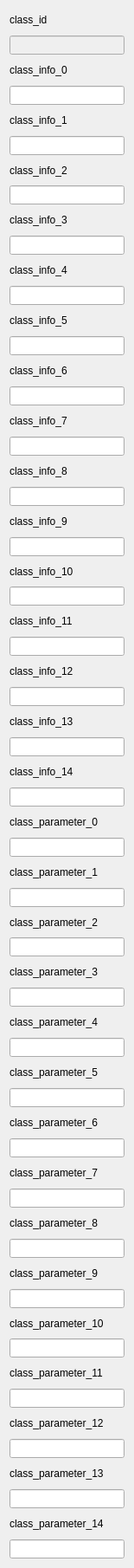
       <widget class="QWidget" name="scrollAreaWidgetContents_4">
        <property name="geometry">
         <rect>
          <x>-84</x>
          <y>0</y>
          <width>155</width>
          <height>1810</height>
         </rect>
        </property>
        <layout class="QVBoxLayout" name="verticalLayout_17">
         <item>
          <widget class="QLabel" name="lbl_class_id">
           <property name="text">
            <string>class_id</string>
           </property>
          </widget>
         </item>
         <item>
          <widget class="QLineEdit" name="txt_class_id">
           <property name="enabled">
            <bool>false</bool>
           </property>
          </widget>
         </item>
         <item>
          <widget class="QLabel" name="lbl_class_info_0">
           <property name="text">
            <string>class_info_0</string>
           </property>
          </widget>
         </item>
         <item>
          <widget class="QLineEdit" name="txt_class_info_0"/>
         </item>
         <item>
          <widget class="QLabel" name="lbl_class_info_1">
           <property name="text">
            <string>class_info_1</string>
           </property>
          </widget>
         </item>
         <item>
          <widget class="QLineEdit" name="txt_class_info_1"/>
         </item>
         <item>
          <widget class="QLabel" name="lbl_class_info_2">
           <property name="text">
            <string>class_info_2</string>
           </property>
          </widget>
         </item>
         <item>
          <widget class="QLineEdit" name="txt_class_info_2"/>
         </item>
         <item>
          <widget class="QLabel" name="lbl_class_info_3">
           <property name="text">
            <string>class_info_3</string>
           </property>
          </widget>
         </item>
         <item>
          <widget class="QLineEdit" name="txt_class_info_3"/>
         </item>
         <item>
          <widget class="QLabel" name="lbl_class_info_4">
           <property name="text">
            <string>class_info_4</string>
           </property>
          </widget>
         </item>
         <item>
          <widget class="QLineEdit" name="txt_class_info_4"/>
         </item>
         <item>
          <widget class="QLabel" name="lbl_class_info_5">
           <property name="text">
            <string>class_info_5</string>
           </property>
          </widget>
         </item>
         <item>
          <widget class="QLineEdit" name="txt_class_info_5"/>
         </item>
         <item>
          <widget class="QLabel" name="lbl_class_info_6">
           <property name="text">
            <string>class_info_6</string>
           </property>
          </widget>
         </item>
         <item>
          <widget class="QLineEdit" name="txt_class_info_6"/>
         </item>
         <item>
          <widget class="QLabel" name="lbl_class_info_7">
           <property name="text">
            <string>class_info_7</string>
           </property>
          </widget>
         </item>
         <item>
          <widget class="QLineEdit" name="txt_class_info_7"/>
         </item>
         <item>
          <widget class="QLabel" name="lbl_class_info_8">
           <property name="text">
            <string>class_info_8</string>
           </property>
          </widget>
         </item>
         <item>
          <widget class="QLineEdit" name="txt_class_info_8"/>
         </item>
         <item>
          <widget class="QLabel" name="lbl_class_info_9">
           <property name="text">
            <string>class_info_9</string>
           </property>
          </widget>
         </item>
         <item>
          <widget class="QLineEdit" name="txt_class_info_9"/>
         </item>
         <item>
          <widget class="QLabel" name="lbl_class_info_10">
           <property name="text">
            <string>class_info_10</string>
           </property>
          </widget>
         </item>
         <item>
          <widget class="QLineEdit" name="txt_class_info_10"/>
         </item>
         <item>
          <widget class="QLabel" name="lbl_class_info_11">
           <property name="text">
            <string>class_info_11</string>
           </property>
          </widget>
         </item>
         <item>
          <widget class="QLineEdit" name="txt_class_info_11"/>
         </item>
         <item>
          <widget class="QLabel" name="lbl_class_info_12">
           <property name="text">
            <string>class_info_12</string>
           </property>
          </widget>
         </item>
         <item>
          <widget class="QLineEdit" name="txt_class_info_12"/>
         </item>
         <item>
          <widget class="QLabel" name="lbl_class_info_13">
           <property name="text">
            <string>class_info_13</string>
           </property>
          </widget>
         </item>
         <item>
          <widget class="QLineEdit" name="txt_class_info_13"/>
         </item>
         <item>
          <widget class="QLabel" name="lbl_class_info_14">
           <property name="text">
            <string>class_info_14</string>
           </property>
          </widget>
         </item>
         <item>
          <widget class="QLineEdit" name="txt_class_info_14"/>
         </item>
         <item>
          <widget class="QLabel" name="lbl_class_parameter_0">
           <property name="text">
            <string>class_parameter_0</string>
           </property>
          </widget>
         </item>
         <item>
          <widget class="QLineEdit" name="txt_class_parameter_0"/>
         </item>
         <item>
          <widget class="QLabel" name="lbl_class_parameter_1">
           <property name="text">
            <string>class_parameter_1</string>
           </property>
          </widget>
         </item>
         <item>
          <widget class="QLineEdit" name="txt_class_parameter_1"/>
         </item>
         <item>
          <widget class="QLabel" name="lbl_class_parameter_2">
           <property name="text">
            <string>class_parameter_2</string>
           </property>
          </widget>
         </item>
         <item>
          <widget class="QLineEdit" name="txt_class_parameter_2"/>
         </item>
         <item>
          <widget class="QLabel" name="lbl_class_parameter_3">
           <property name="text">
            <string>class_parameter_3</string>
           </property>
          </widget>
         </item>
         <item>
          <widget class="QLineEdit" name="txt_class_parameter_3"/>
         </item>
         <item>
          <widget class="QLabel" name="lbl_class_parameter_4">
           <property name="text">
            <string>class_parameter_4</string>
           </property>
          </widget>
         </item>
         <item>
          <widget class="QLineEdit" name="txt_class_parameter_4"/>
         </item>
         <item>
          <widget class="QLabel" name="lbl_class_parameter_5">
           <property name="text">
            <string>class_parameter_5</string>
           </property>
          </widget>
         </item>
         <item>
          <widget class="QLineEdit" name="txt_class_parameter_5"/>
         </item>
         <item>
          <widget class="QLabel" name="lbl_class_parameter_6">
           <property name="text">
            <string>class_parameter_6</string>
           </property>
          </widget>
         </item>
         <item>
          <widget class="QLineEdit" name="txt_class_parameter_6"/>
         </item>
         <item>
          <widget class="QLabel" name="lbl_class_parameter_7">
           <property name="text">
            <string>class_parameter_7</string>
           </property>
          </widget>
         </item>
         <item>
          <widget class="QLineEdit" name="txt_class_parameter_7"/>
         </item>
         <item>
          <widget class="QLabel" name="lbl_class_parameter_8">
           <property name="text">
            <string>class_parameter_8</string>
           </property>
          </widget>
         </item>
         <item>
          <widget class="QLineEdit" name="txt_class_parameter_8"/>
         </item>
         <item>
          <widget class="QLabel" name="lbl_class_parameter_9">
           <property name="text">
            <string>class_parameter_9</string>
           </property>
          </widget>
         </item>
         <item>
          <widget class="QLineEdit" name="txt_class_parameter_9"/>
         </item>
         <item>
          <widget class="QLabel" name="lbl_class_parameter_10">
           <property name="text">
            <string>class_parameter_10</string>
           </property>
          </widget>
         </item>
         <item>
          <widget class="QLineEdit" name="txt_class_parameter_10"/>
         </item>
         <item>
          <widget class="QLabel" name="lbl_class_parameter_11">
           <property name="text">
            <string>class_parameter_11</string>
           </property>
          </widget>
         </item>
         <item>
          <widget class="QLineEdit" name="txt_class_parameter_11"/>
         </item>
         <item>
          <widget class="QLabel" name="lbl_class_parameter_12">
           <property name="text">
            <string>class_parameter_12</string>
           </property>
          </widget>
         </item>
         <item>
          <widget class="QLineEdit" name="txt_class_parameter_12"/>
         </item>
         <item>
          <widget class="QLabel" name="lbl_class_parameter_13">
           <property name="text">
            <string>class_parameter_13</string>
           </property>
          </widget>
         </item>
         <item>
          <widget class="QLineEdit" name="txt_class_parameter_13"/>
         </item>
         <item>
          <widget class="QLabel" name="lbl_class_parameter_14">
           <property name="text">
            <string>class_parameter_14</string>
           </property>
          </widget>
         </item>
         <item>
          <widget class="QLineEdit" name="txt_class_parameter_14"/>
         </item>
        </layout>
       </widget>
